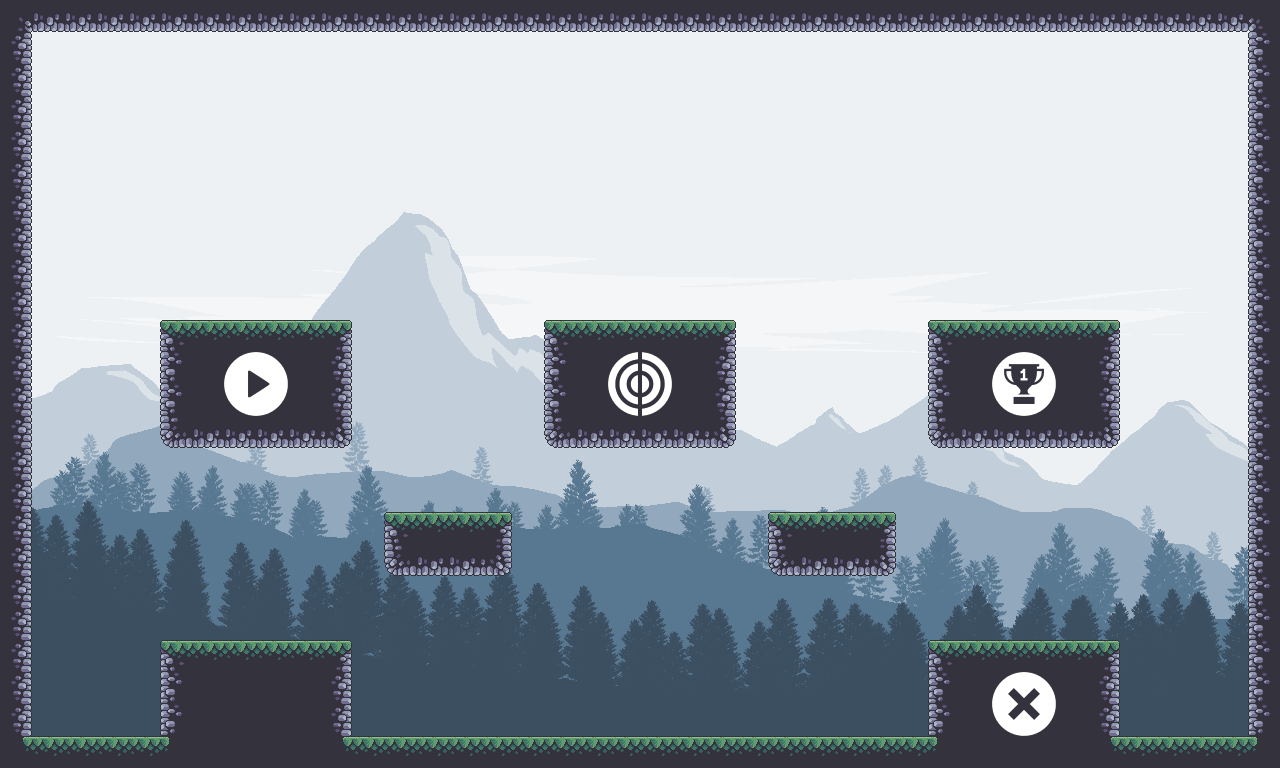

A 2D game scene composited from a Tiled map and its tileset images. What follows is a short description and the map's XML, with each tile layer's data collapsed to a summary:
An orthogonal 40x24 tile map with 32x32 px tiles, 3 tile layers (border, elements, icons), 5 tilesets, 1 image layer and 12 objects (floor, p0, p2, p3, p1, ...).

<map version="1.5" tiledversion="1.7.0" orientation="orthogonal" renderorder="right-down" width="40" height="24" tilewidth="32" tileheight="32" infinite="0" nextlayerid="41" nextobjectid="42">
 <editorsettings>
  <export target="level_play.lua" format="lua" />
 </editorsettings>
 <tileset firstgid="1" name="Terreno" tilewidth="32" tileheight="32" tilecount="85" columns="17">
  <image source="../img/terrain.png" width="544" height="160" />
 </tileset>
 <tileset firstgid="86" name="exit" tilewidth="32" tileheight="32" tilecount="4" columns="2">
  <image source="../img/icons/exit.png" width="64" height="64" />
 </tileset>
 <tileset firstgid="90" name="play" tilewidth="32" tileheight="32" tilecount="4" columns="2">
  <image source="../img/icons/play.png" width="64" height="64" />
 </tileset>
 <tileset firstgid="94" name="practice" tilewidth="32" tileheight="32" tilecount="4" columns="2">
  <image source="../img/icons/practice.png" width="64" height="64" />
 </tileset>
 <tileset firstgid="98" name="scores" tilewidth="32" tileheight="32" tilecount="4" columns="2">
  <image source="../img/icons/scores.png" width="64" height="64" />
 </tileset>
 <group id="31" name="background">
  <imagelayer id="33" name="fondo" offsetx="0" offsety="-182.67">
   <image source="../img/landscape.png" width="1920" height="1080" />
  </imagelayer>
 </group>
 <group id="13" name="basic" locked="1">
  <properties>
   <property name="collidable" type="bool" value="true" />
  </properties>
  <layer id="16" name="border" width="40" height="24">
   <properties>
    <property name="collidable" type="bool" value="true" />
   </properties>
   <data>[960 cells, 124 non-empty, 8 distinct tile ids]</data>
  </layer>
  <objectgroup id="12" name="floor_sensor" locked="1">
   <object id="17" name="floor" x="31.625" y="735.773" width="1216.5" height="8.22727" visible="0">
    <properties>
     <property name="friction" type="float" value="0.8" />
     <property name="group" type="int" value="3" />
    </properties>
   </object>
  </objectgroup>
 </group>
 <group id="30" name="tile_map">
  <properties>
   <property name="collidable" type="bool" value="true" />
  </properties>
  <layer id="28" name="elements" width="40" height="24">
   <data>[960 cells, 136 non-empty, 11 distinct tile ids]</data>
  </layer>
 </group>
 <group id="29" name="sensors" visible="0">
  <properties>
   <property name="collidable" type="bool" value="true" />
  </properties>
  <objectgroup id="32" name="platforms">
   <object id="28" name="p0" x="159.941" y="639.979" width="190.796" height="10.2127">
    <properties>
     <property name="friction" type="float" value="0.8" />
     <property name="group" type="int" value="3" />
    </properties>
   </object>
   <object id="30" name="p2" x="929.789" y="639.974" width="188.703" height="5.9006">
    <properties>
     <property name="categories" value="7" />
     <property name="friction" type="float" value="0.8" />
     <property name="group" type="int" value="3" />
    </properties>
   </object>
   <object id="31" name="p3" x="928.667" y="319.991" width="190.397" height="3.76484">
    <properties>
     <property name="categories" value="11" />
     <property name="friction" type="float" value="0.8" />
     <property name="group" type="int" value="3" />
    </properties>
   </object>
   <object id="32" name="p1" x="545.143" y="319.984" width="190.204" height="6.76562">
    <properties>
     <property name="categories" value="3" />
     <property name="friction" type="float" value="0.8" />
     <property name="group" type="int" value="3" />
    </properties>
   </object>
   <object id="33" name="p4" x="160.859" y="319.991" width="190.596" height="2.22005">
    <properties>
     <property name="categories" value="13" />
     <property name="friction" type="float" value="0.8" />
     <property name="group" type="int" value="3" />
    </properties>
   </object>
   <object id="35" name="p5" x="385.77" y="511.984" width="124.15" height="10.4812">
    <properties>
     <property name="friction" type="float" value="0.8" />
     <property name="group" type="int" value="3" />
    </properties>
   </object>
   <object id="37" name="p6" x="769.243" y="511.992" width="125.558" height="6.76268">
    <properties>
     <property name="friction" type="float" value="0.8" />
     <property name="group" type="int" value="3" />
    </properties>
   </object>
  </objectgroup>
 </group>
 <layer id="39" name="icons" width="40" height="24">
  <data>[960 cells, 16 non-empty, 16 distinct tile ids]</data>
 </layer>
 <objectgroup id="40" name="spawnpoints" visible="0">
  <object id="38" name="spawn1" x="448" y="673.333" />
  <object id="39" name="spawn4" x="834.667" y="672" />
  <object id="40" name="spawn2" x="576" y="673.333" />
  <object id="41" name="spawn3" x="705.333" y="673.333" />
 </objectgroup>
</map>
